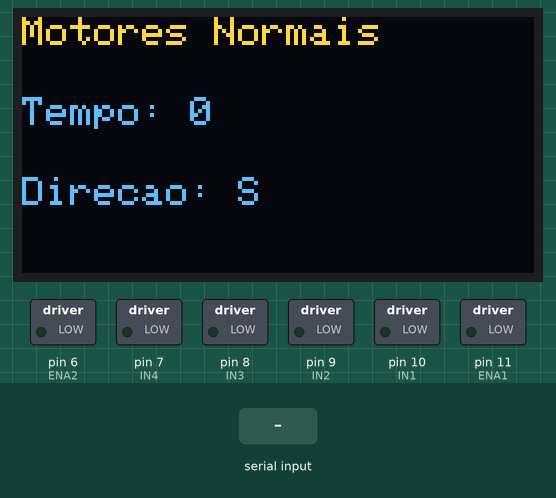
A sketch run on a simulated Arduino Uno, built with avr-gcc and run on an emulated ATmega328P. Parts: 128×64 one-colour display, switched loads named in the sketch (green lamp = pin HIGH). The inputs (shaded band) are chosen by the test bench. The OLED is the two-colour kind (top 16 rows yellow); what the sketch prints to the serial monitor is not drawn.

Above: at 1.2 s.
1.3 s: "F" received over the second serial link
At 1.6 s:
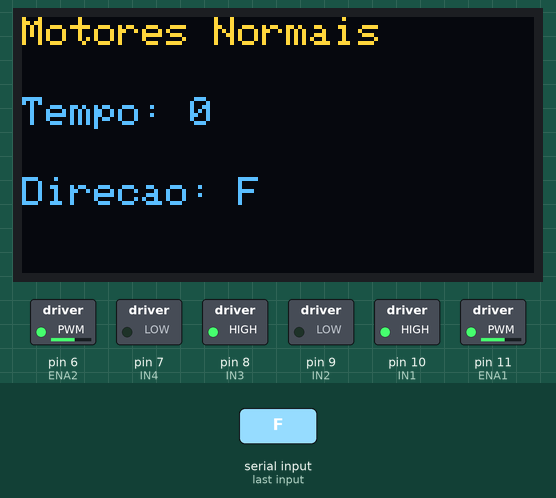
2.8 s: "1" received over the second serial link
At 3.2 s:
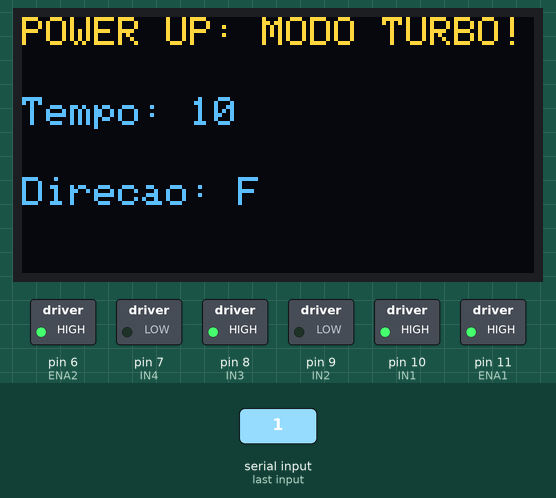
5.8 s: "B" received over the second serial link
At 6.4 s:
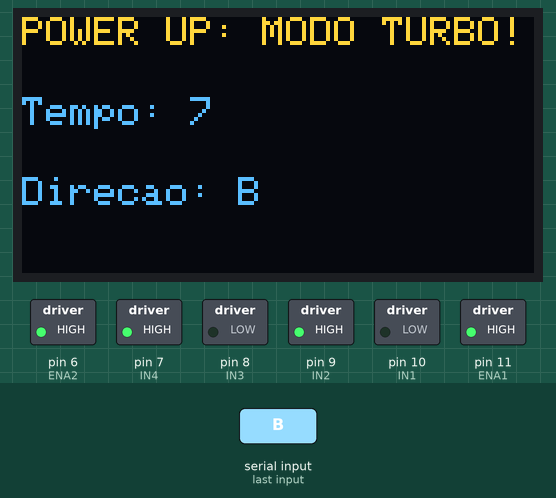
8.8 s: "L" received over the second serial link
At 9.5 s:
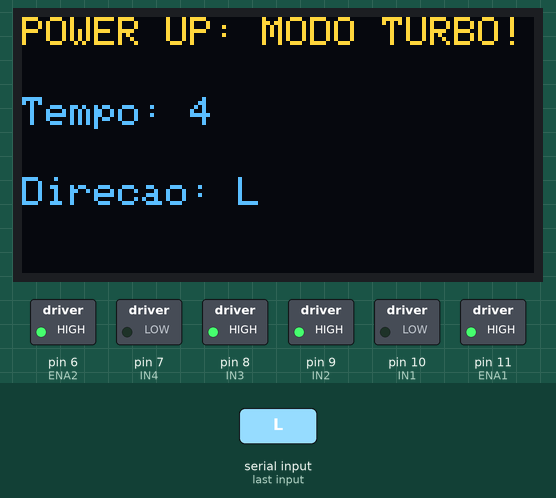
11.8 s: "R" received over the second serial link
At 12.5 s:
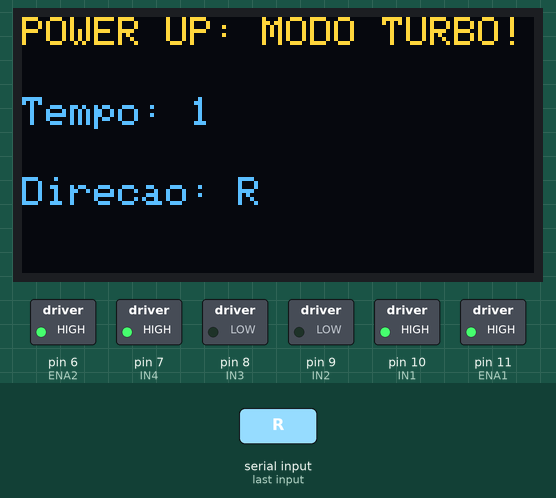
14.8 s: "S" received over the second serial link
At 15.8 s:
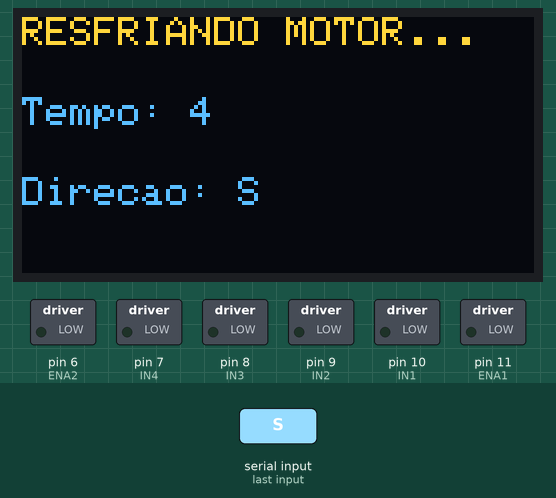
Timing chart, 0 to 17.8 s (numbered marks = the images above; inputs shaded):
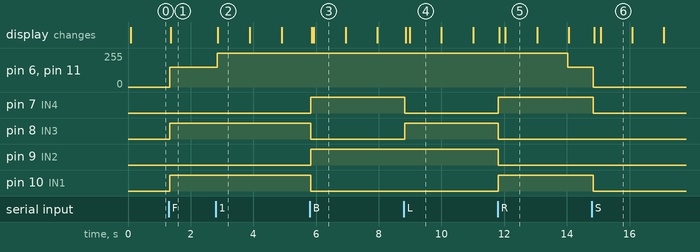

Measured:
- after the input at 1.3 s, pin 6 (ENA2), pin 11 (ENA1): 0/255 → 150/255 at once; pin 8 (IN3), pin 10 (IN1): LOW → HIGH at once; the display: changes after 0.06 s (image 1)
- after the input at 2.8 s, pin 6 (ENA2), pin 11 (ENA1): 150/255 → 255/255 at once; the display: changes after 0.07 s (image 2)
- after the input at 5.8 s, pin 7 (IN4), pin 9 (IN2): LOW → HIGH at once; pin 8 (IN3), pin 10 (IN1): HIGH → LOW at once; the display: first changes after 0.07 s (image 3 shows a later state)
- after the input at 8.8 s, pin 7 (IN4): HIGH → LOW at once; pin 8 (IN3): LOW → HIGH at once; the display: first changes after 0.06 s (image 4 shows a later state)
- after the input at 11.8 s, pin 7 (IN4), pin 10 (IN1): LOW → HIGH at once; pin 8 (IN3), pin 9 (IN2): HIGH → LOW at once; the display: first changes after 0.05 s (image 5 shows a later state)
- after the input at 14.8 s, pin 6 (ENA2), pin 11 (ENA1): 150/255 → 0/255 at once; pin 7 (IN4), pin 10 (IN1): HIGH → LOW at once; the display: first changes after 0.07 s (image 6 shows a later state)
- what the display in image 2 shows lasts 1.0 s, from 2.9 s to 3.9 s

The sketch:

carrinho_bluetooth.ino
```cpp
#include <SoftwareSerial.h>
#include <Wire.h>
#include <Adafruit_GFX.h>
#include <Adafruit_SSD1306.h>

#define SCREEN_WIDTH 128
#define SCREEN_HEIGHT 64
#define OLED_RESET     -1
Adafruit_SSD1306 display(SCREEN_WIDTH, SCREEN_HEIGHT, &Wire, OLED_RESET);

SoftwareSerial BTSerial(12, 13); // RX, TX

// Pinos do Motor (Ponte H L298N)
#define ENA1 11 // Controle de velocidade Motor A
#define IN1 10  // Direção 1 Motor A
#define IN2 9   // Direção 2 Motor A
#define IN3 8   // Direção 1 Motor B
#define IN4 7   // Direção 2 Motor B
#define ENA2 6  // Controle de velocidade Motor B

// Variáveis de controle
int time = 0;
bool pressed_power = false, cooldown_power = false, power = false;
unsigned long tempoAnterior = 0;

char direcaoAtual = 'S'; // Guarda a direção atual (S = Stop)

void setup() {
  Serial.begin(9600);

  // Configura os pinos dos motores como SAÍDA
  pinMode(ENA1, OUTPUT);
  pinMode(IN1, OUTPUT);
  pinMode(IN2, OUTPUT);
  pinMode(IN3, OUTPUT);
  pinMode(IN4, OUTPUT);
  pinMode(ENA2, OUTPUT);
  parar(); // Garante que os motores comecem parados

  if(!display.begin(SSD1306_SWITCHCAPVCC, 0x3C)) {
    Serial.println(F("Falha ao encontrar o display SSD1306"));
    for(;;);
  }

  display.clearDisplay();
  display.setTextSize(1);
  display.setTextColor(SSD1306_WHITE);
  display.setCursor(0, 0);
  display.println("Sistema Pronto");
  display.display();

  BTSerial.begin(9600);
  Serial.println("Pronto para receber dados via Bluetooth...");
}

void loop() {
  // 1. Lógica do Bluetooth
  if (BTSerial.available()) {
    char data = BTSerial.read();
    Serial.print("Recebido: ");
    Serial.println(data);

    if (data == '1') {
      if (!power && !cooldown_power) {
        pressed_power = true;
      } else {
        Serial.println("Ignorado: Habilidade ativa ou em cooldown.");
      }
    }
    // Atualiza a direção com base no comando Bluetooth (F, B, L, R, S)
    else if (data == 'F' || data == 'B' || data == 'L' || data == 'R' || data == 'S') {
      direcaoAtual = data;
    }

    delay(10);
    while (BTSerial.available() > 0) {
      char lixo = BTSerial.read();
    }
  }

  // 2. Lógica de controle do Power Up
  if (pressed_power && !cooldown_power && !power) {
    power = true;
    time = 10;
    cooldown_power = false;
    pressed_power = false;
    tempoAnterior = millis();
  }

  // Controle de tempo do Power Up ativo
  if (power) {
      if (millis() - tempoAnterior >= 1000) {
        time--;
        tempoAnterior = millis();
      }
      if (time == -1) {
        power = false;
        cooldown_power = true;
        time = 5;
      }
  }

  // Controle de tempo do Cooldown
  if (cooldown_power) {
      if (millis() - tempoAnterior >= 1000) {
        time--;
        tempoAnterior = millis();
      }
      if (time == -1) {
        power = false;
        cooldown_power = false;
        time = 0;
      }
  }

  // 3. Atualiza os Motores com base no Power Up
  int velocidade = power ? 255 : 150; // Se power up ativo, vel=255. Senão, vel=150.

  if (direcaoAtual == 'F') frente(velocidade);
  else if (direcaoAtual == 'B') tras(velocidade);
  else if (direcaoAtual == 'L') esquerda(velocidade);
  else if (direcaoAtual == 'R') direita(velocidade);
  else parar();

  // 4. Atualização do Display OLED
  display.clearDisplay();
  display.setCursor(0, 0);

  if (power) display.print("POWER UP: MODO TURBO!");
  else if (cooldown_power) display.print("RESFRIANDO MOTOR...");
  else display.print("Motores Normais");

  display.setCursor(0, 20);
  display.print("Tempo: ");
  display.println(time);

  display.setCursor(0, 40);
  display.print("Direcao: ");
  display.println(direcaoAtual);

  display.display();
}

// ==========================================
// FUNÇÕES DE CONTROLE DOS MOTORES
// ==========================================

void frente(int velocidade) {
  analogWrite(ENA1, velocidade);
  analogWrite(ENA2, velocidade);
  digitalWrite(IN1, HIGH);
  digitalWrite(IN2, LOW);
  digitalWrite(IN3, HIGH);
  digitalWrite(IN4, LOW);
}

void tras(int velocidade) {
  analogWrite(ENA1, velocidade);
  analogWrite(ENA2, velocidade);
  digitalWrite(IN1, LOW);
  digitalWrite(IN2, HIGH);
  digitalWrite(IN3, LOW);
  digitalWrite(IN4, HIGH);
}

void esquerda(int velocidade) {
  analogWrite(ENA1, velocidade);
  analogWrite(ENA2, velocidade);
  // Motor A para trás, Motor B para frente
  digitalWrite(IN1, LOW);
  digitalWrite(IN2, HIGH);
  digitalWrite(IN3, HIGH);
  digitalWrite(IN4, LOW);
}

void direita(int velocidade) {
  analogWrite(ENA1, velocidade);
  analogWrite(ENA2, velocidade);
  // Motor A para frente, Motor B para trás
  digitalWrite(IN1, HIGH);
  digitalWrite(IN2, LOW);
  digitalWrite(IN3, LOW);
  digitalWrite(IN4, HIGH);
}

void parar() {
  analogWrite(ENA1, 0);
  analogWrite(ENA2, 0);
  digitalWrite(IN1, LOW);
  digitalWrite(IN2, LOW);
  digitalWrite(IN3, LOW);
  digitalWrite(IN4, LOW);
}
```
